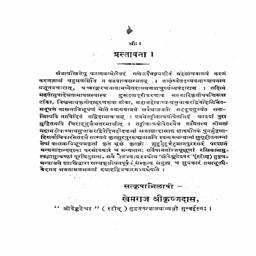
#> input picture OCR_RMD/3.jpeg, 256 x 256 px
$ python identify-Regions.py
#> lines starting #> are read from the running program, lines starting #| are printed output that depends on the picture
'''
 * Copyright (c) 2014 Radhamadhab Dalai
 *
 * Permission is hereby granted, free of charge, to any person obtaining a copy
 * of this software and associated documentation files (the "Software"), to deal
 * in the Software without restriction, including without limitation the rights
 * to use, copy, modify, merge, publish, distribute, sublicense, and/or sell
 * copies of the Software, and to permit persons to whom the Software is
 * furnished to do so, subject to the following conditions:
 *
 * The above copyright notice and this permission notice shall be included in
 * all copies or substantial portions of the Software.
 *
 * THE SOFTWARE IS PROVIDED "AS IS", WITHOUT WARRANTY OF ANY KIND, EXPRESS OR
 * IMPLIED, INCLUDING BUT NOT LIMITED TO THE WARRANTIES OF MERCHANTABILITY,
 * FITNESS FOR A PARTICULAR PURPOSE AND NONINFRINGEMENT. IN NO EVENT SHALL THE
 * AUTHORS OR COPYRIGHT HOLDERS BE LIABLE FOR ANY CLAIM, DAMAGES OR OTHER
 * LIABILITY, WHETHER IN AN ACTION OF CONTRACT, TORT OR OTHERWISE, ARISING FROM,
 * OUT OF OR IN CONNECTION WITH THE SOFTWARE OR THE USE OR OTHER DEALINGS IN
 * THE SOFTWARE.
'''
import cv2
#
# # Load the image
image_path = '3.jpeg'

import cv2

# Load the image
# image_path = 'image.jpg'
image = cv2.imread(image_path)
#> image is the input picture: shape (256, 256, 3); min 0, max 255, mean 238.1


# Define the number of lines
num_lines = 5

# Calculate the height of each line
image_height = image.shape[0]
#> image_height = 256
line_height = image_height // num_lines
#> line_height = 51

# Iterate through the lines and split the image
for i in range(num_lines):
    # Calculate the starting and ending y-coordinates for the line
    start_y = i * line_height
    end_y = (i + 1) * line_height

    # Extract the line region from the image
    line_image = image[start_y:end_y, :]

    # Display or process the line image
    cv2.imshow('Line Image', line_image)
    cv2.waitKey(0)
#> this loop made 5 passes
#> pass 1, `line_image = image[start_y:end_y, :]`:
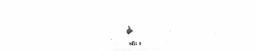
#> line_image: shape (51, 256, 3); min 36, max 255, mean 253.3
#> pass 2, `line_image = image[start_y:end_y, :]`:
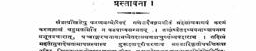
#> line_image: shape (51, 256, 3); min 22, max 255, mean 232.3
#> pass 3, `line_image = image[start_y:end_y, :]`:
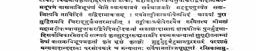
#> line_image: shape (51, 256, 3); min 20, max 255, mean 218.8

cv2.destroyAllWindows()
